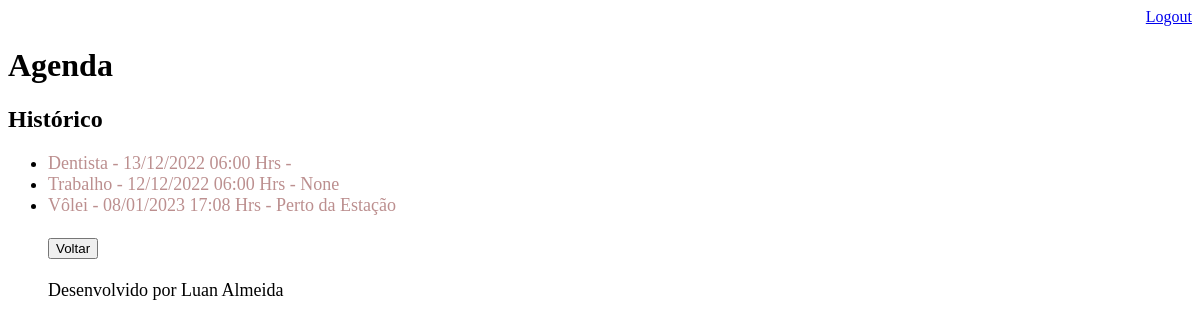
Page /agenda/historico/ (signed in) on the earlier database version.
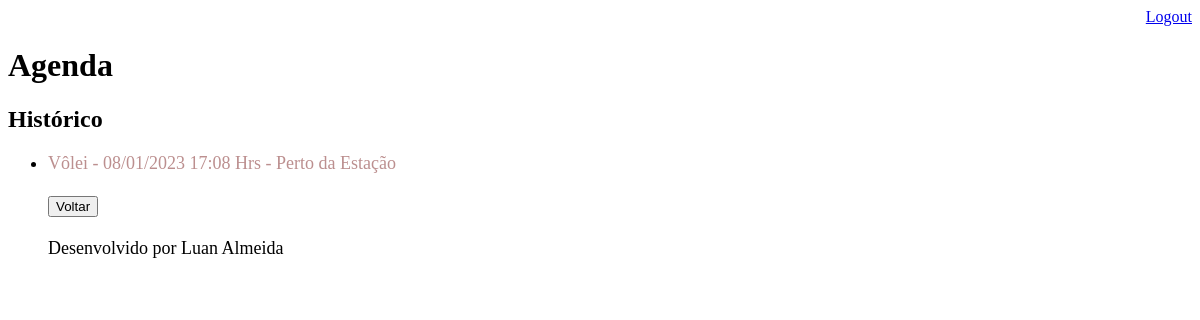
Same page on the later database version.
### core/models.py (models this page shows, shortened)
class Evento(models.Model):
    titulo = models.CharField(max_length=100)
    descricao = models.TextField(blank=True, null=True)
    data_evento = models.DateTimeField(verbose_name='Data do Evento')
    data_criacao = models.DateTimeField(auto_now=True)
    local = models.CharField(blank=True, null=True, max_length=50)
    usuario = models.ForeignKey(User, on_delete=models.CASCADE)
    class Meta:
        db_table = 'evento'
    def get_data_evento(self):
        return self.data_evento.strftime('%d/%m/%Y %H:%M Hrs')

### core/views.py (the view)
# urls.py: path('agenda/historico/', views.historico_evento),
@login_required(login_url='/login/')
def historico_evento(request):
    usuario = request.user
    data_atual = datetime.now()
    evento = Evento.objects.filter(usuario=usuario, data_evento__lt=data_atual)
    dados = {'eventos': evento}
    return render(request, 'historico.html', dados)

### templates/historico.html
{% extends 'model-page.html' %}
{% block content %}
    <h2> Histórico </h2>
    <ul style="font-size: 18px">
        {% for evento in eventos %}
            <li>
                <div style='color: #BC8F8F'>
                    {{evento.titulo}} - {{evento.get_data_evento}} - {{evento.local}}
                </div>
            </li>
        {% endfor %}
    <br>
    <a href='/'>
        <button type='button'>Voltar</button>
    </a>
    <br><br>
{% endblock %}

### templates/model-page.html
<!DOCTYPE html>
<html lang='en'>
<head>
    {% include "model-header.html" %}
</head>
<body>
    {% block content %} {% load static %} {% endblock %}
    {% include "model-footer.html" %}
</body>
</html>

### templates/model-header.html (shortened to what this page needs)
<div align='right'>
    <a href='/logout'>Logout</a>
</div>
<h1>Agenda</h1>

### templates/model-footer.html
<div class='footer'>
    <p1> Desenvolvido por Luan Almeida </p1>
</div>

Differences in the rows shown:
removed Evento: titulo "Dentista", get_data_evento "13/12/2022 06:00 Hrs"
removed Evento: titulo "Trabalho", get_data_evento "12/12/2022 06:00 Hrs", local "None"
